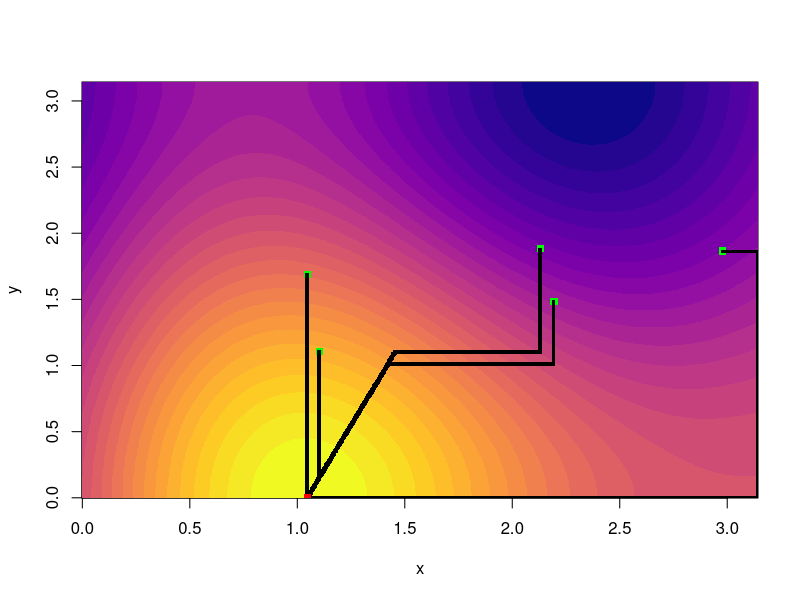
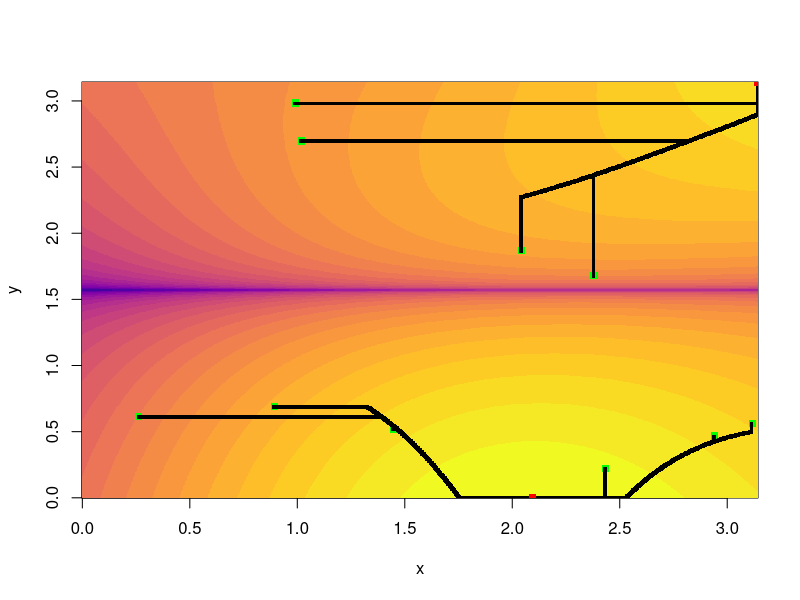
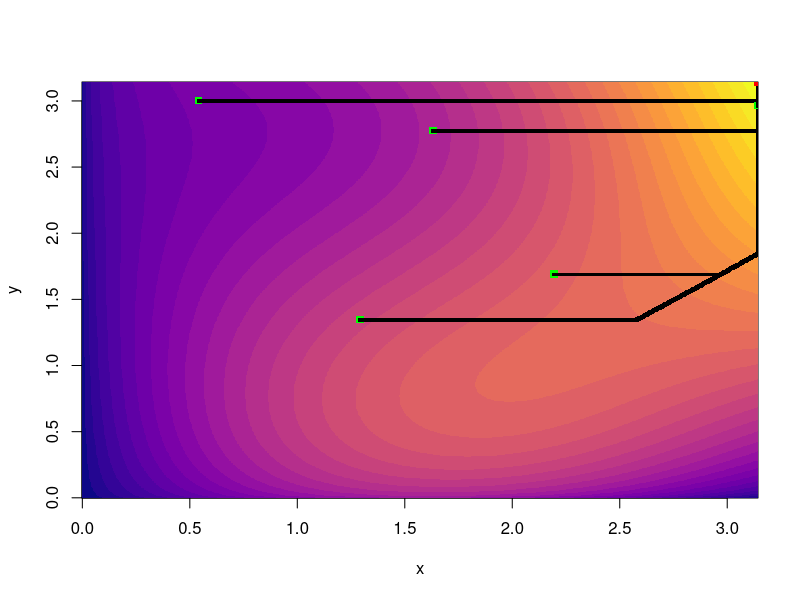
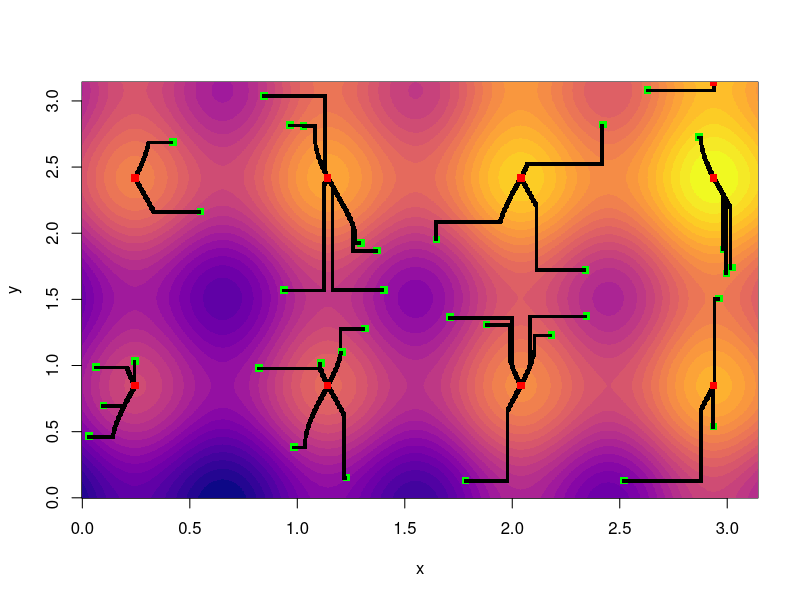
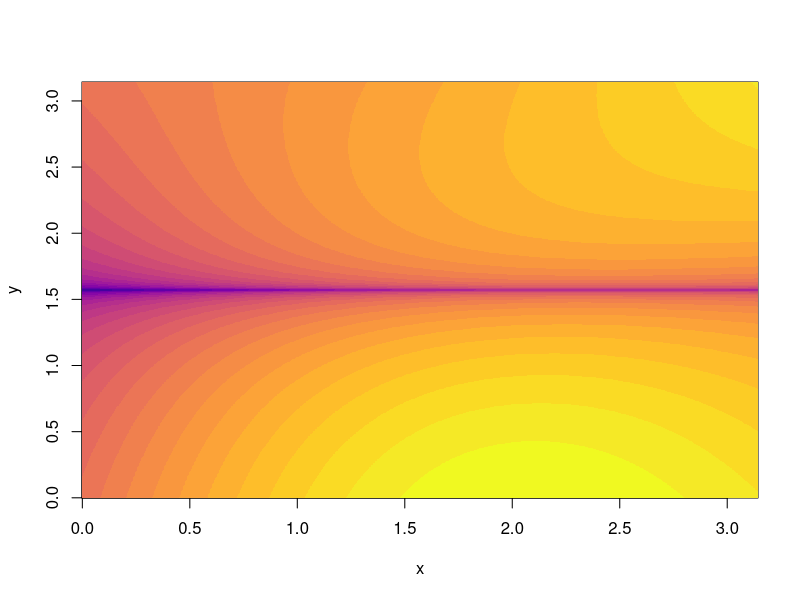
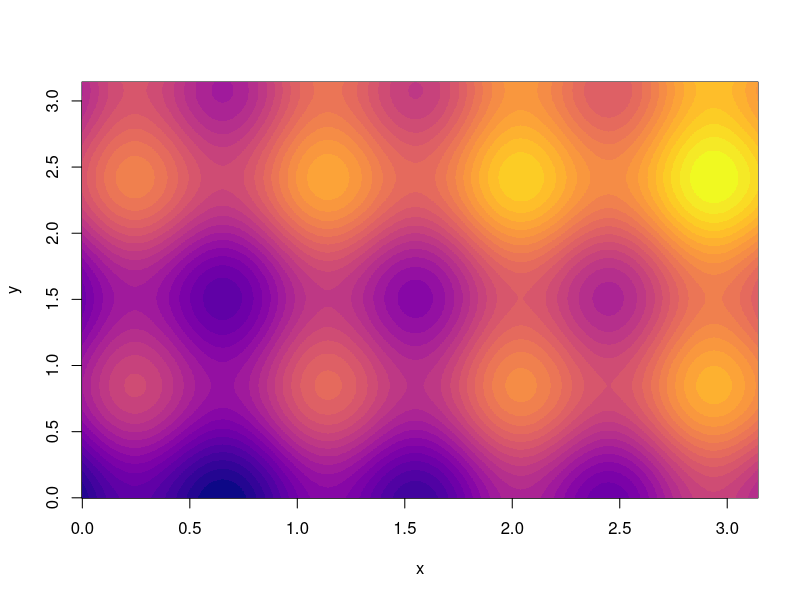

Recreate these plots in R, in order.
## ---- chunk 1
knitr::opts_chunk$set(echo = TRUE)
## ---- chunk 2
#Importamos librerias que nos van a ser utiles a la hora de representar las gráficas
library(RColorBrewer)
library(reshape2)
library(viridis)

palette(plasma(30)) #paleta de colores
set.seed(69420)#Establecemos una semilla para que los experimentos sean reproducibles
n<-1000#numero de puntos
x<-seq(0,pi,length.out = n)
y<-x
funcion1<-function(x,y,n){
  res<-c()
  for(i in x){
    fil<-c()
    for (j in y){
      fil<-append(fil,sin(i)+cos(j)+sin(i)*cos(j)+sin(i*2))
    }
    res<-rbind(res,fil)
  }
  rownames(res)<-x #titulos de las filas son los valores de x
  colnames(res)<-y #titulos de las columnas son los valores de y
  return(res)
}
funcion2<-function(x,y,n){
  res<-c()
  for(i in x){
    fil<-c()
    for (j in y){
      fil<-append(fil,2*sin(i)*cos(j/2)+i+log(abs(j-pi/2)))
    }
    res<-rbind(res,fil)
  }
  rownames(res)<-x #titulos de las filas son los valores de x
  colnames(res)<-y #titulos de las columnas son los valores de y
  return(res)
}
funcion3<-function(x,y,n){
  res<-c()
  for(i in x){
    fil<-c()
    for (j in y){
      fil<-append(fil,sin(i)*cos(j)+sqrt(i*j))
    }
    res<-rbind(res,fil)
  }
  rownames(res)<-x #titulos de las filas son los valores de x
  colnames(res)<-y #titulos de las columnas son los valores de y
  return(res)
}
funcion4<-function(x,y,n){
  res<-c()
  for(i in x){
    fil<-c()
    for (j in y){
      fil<-append(fil,sin(i*7)+cos((j+pi/4)*4)+(i+j))
    }
    res<-rbind(res,fil)
  }
  rownames(res)<-x #titulos de las filas son los valores de x
  colnames(res)<-y #titulos de las columnas son los valores de y
  return(res)
}
## ---- chunk 3
pintar<-function(matriz,m){
  datos<-melt(matriz)
  representacion<-matriz
  #Añadimos los bordes para evitar errores
  matriz<-cbind(rep(-100,n),matriz,rep(-100,n)) 
  matriz<-rbind(rep(-100,n+2),matriz,rep(-100,n+2))
  #Sacamos una lista "aleatoria" de puntos
  xs<-sample(1:n,m)
  ys<-sample(1:n,m)
  maximo<--100
  #Representamos el gráfico
  image(x,y,representacion,col=plasma(30))
  #Soltamos los paracaidistas m veces
  for (i in 1:m){
    ini<-c(xs[i],ys[i]) #Elegimos el punto de inicio
    representacion[ini[1],ini[2]]<-"green"
    points(x[ini[1]],y[ini[2]],col="green",pch=15,cex=1000/n) 
    #Mientras el maximo (relativo o absoluto) no se haya encontrado lo busca
    while(1){
      valores<-c(matriz[ini[1],ini[2]],matriz[ini[1]+1,ini[2]],
                 matriz[ini[1]-1,ini[2]],matriz[ini[1],ini[2]+1],matriz[ini[1],ini[2]-1])
      maximorel<-max(valores)#Escogemos el maximo de los 5 puntos
      valmax<-which.max(valores)#Devolvemos el indice donde está el máximo
      if (valmax==1){
        #Si hemos encontrado un maximo local
        representacion[ini[1]-1,ini[2]-1]<-"red"
        points(x[ini[1]-1],y[ini[2]-1],col="red",pch=15,cex=1000/n) 
        break;
      }
      else{
        if(valmax==2){
          ini<-c(ini[1]+1,ini[2])
        }else if(valmax==3){
          ini<-c(ini[1]-1,ini[2])
        }else if(valmax==4){
          ini<-c(ini[1],ini[2]+1)
        }else{
          ini<-c(ini[1],ini[2]-1)
        }
        #Dibujamos el camino
        representacion[ini[1]-1,ini[2]-1]<-"black"
        points(x[ini[1]-1],y[ini[2]-1],col="black",pch=15,cex=500/n) 
      }
    }
    #Comprobamos si es un maximo absoluto o solo local
    if(maximorel>maximo){
      maximo<-maximorel
      coordenadas<-c(ini[1]-1, ini[2]-1)
    }
  }
  maximo<-c(maximo,coordenadas)
  return(maximo)#Devolvemos el valor del maximo y el punto en el que esta en la matriz
}
## ---- chunk 4
matriz1<-funcion1(x,y,n)
maximos<-rbind(pintar(matriz1,5))
matriz2<-funcion2(x,y,n)
maximos<-rbind(maximos,pintar(matriz2,10))
matriz3<-funcion3(x,y,n)
maximos<-rbind(maximos,pintar(matriz3,5))
matriz4<-funcion4(x,y,n)
maximos<-rbind(maximos,pintar(matriz4,35))
## ---- chunk 5
colnames(maximos)<-c("Valor","X","Y")
rownames(maximos)<-c("f1","f2","f3","f4")
maximos
## ---- chunk 6
image(x,y,matriz2,col=plasma(30))
## ---- chunk 7
image(x,y,matriz4,col=plasma(30))
## ---- chunk 8
probabilidad<-function(matriz,m,maximoabs){
  cont<-0
  matriz<-cbind(rep(-100,n),matriz,rep(-100,n)) 
  matriz<-rbind(rep(-100,n+2),matriz,rep(-100,n+2))
  xs<-sample(1:n,m, replace = TRUE)
  ys<-sample(1:n,m, replace = TRUE)
  maximo<--100
  for (i in 1:m){
    ini<-c(xs[i],ys[i]) #Elegimos el punto de inicio
    
    while(1){
      valores<-c(matriz[ini[1],ini[2]],matriz[ini[1]+1,ini[2]],matriz[ini[1]-1,ini[2]],
                 matriz[ini[1],ini[2]+1],matriz[ini[1],ini[2]-1])
      maximorel<-max(valores)
      valmax<-which.max(valores)
      if (valmax==1){
        break;
      }
      else{
        if(valmax==2){
          ini<-c(ini[1]+1,ini[2])
        }else if(valmax==3){
          ini<-c(ini[1]-1,ini[2])
        }else if(valmax==4){
          ini<-c(ini[1],ini[2]+1)
        }else{
          ini<-c(ini[1],ini[2]-1)
        }
      }
    }
    if (maximorel==maximoabs){
      cont<-cont+1
    }
    if(maximorel>maximo){
      maximo<-maximorel
      coordenadas<-c(ini[1]-1, ini[2]-1)
    }
  }
  prob<-cont/m
  maximo<-c(maximo,coordenadas)
  return(prob)
}
## ---- chunk 9
#El codigo anterior no lo evaluo porque si no llevaria mucho tiempo de ejecucion
probb<-0.4996574
probb
## ---- chunk 10
probd<-0.1084473
probd
## ---- chunk 11
t<-proc.time()
maxrecorrido<--100
for (i in 1:n){
  for (j in 1:n){
    if (matriz4[i,j]>maxrecorrido){
      maxrecorrido<-matriz4[i,j]
    }
  }
}
tiemporecorrido<-proc.time()-t
maxrecorrido
tiemporecorrido
## ---- chunk 12
comprobacion<-function(matriz,m){
  matriz<-cbind(rep(-100,n),matriz,rep(-100,n)) 
  matriz<-rbind(rep(-100,n+2),matriz,rep(-100,n+2))
  xs<-sample(1:n,m)
  ys<-sample(1:n,m)
  maximo<--100
  #Soltamos los paracaidistas m veces
  for (i in 1:m){
    ini<-c(xs[i],ys[i]) #Elegimos el punto de inicio
    while(1){
      valores<-c(matriz[ini[1],ini[2]],matriz[ini[1]+1,ini[2]],
                 matriz[ini[1]-1,ini[2]],matriz[ini[1],ini[2]+1],matriz[ini[1],ini[2]-1])
      maximorel<-max(valores)
      valmax<-which.max(valores)
      if (valmax==1){
        break;
      }
      else{
        if(valmax==2){
          ini<-c(ini[1]+1,ini[2])
        }else if(valmax==3){
          ini<-c(ini[1]-1,ini[2])
        }else if(valmax==4){
          ini<-c(ini[1],ini[2]+1)
        }else{
          ini<-c(ini[1],ini[2]-1)
        }
      }
    }
    #Comprobamos si es un maximo absoluto o solo local
    if(maximorel>maximo){
      maximo<-maximorel
    }
  }
  return(maximo)
}
t<-proc.time()
comprobacion(matriz4,35)
tiempohill<-proc.time()-t
tiempohill
